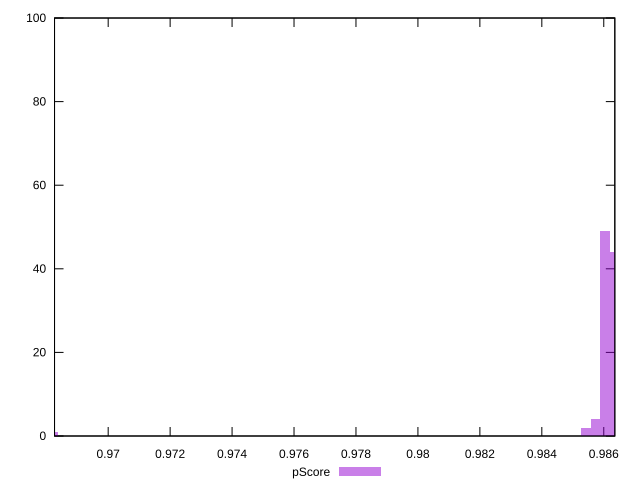

gnuplot code for this plot:
reset

$pScore <<EOF
0.9682327651599684 1
0.9854166315955276 2
0.9860414994659116 49
0.9857290655307196 4
0.9863539334011036 44
EOF

set key outside below
set boxwidth 0.0003124339351919872
set xrange [0.9682679544582273:0.9863569639165853]
set yrange [0:100]
set trange [0:100]
set style fill transparent solid 0.5 noborder
set terminal svg size 640, 490 enhanced background rgb 'white'
set output "report_00023_2021-02-20T12:14:57.249Z/first-meaningful-paint/samples/pages+cached+noadtech+nomedia+nocss/pScore/histogram.svg"

plot $pScore title "pScore" with boxes

reset
